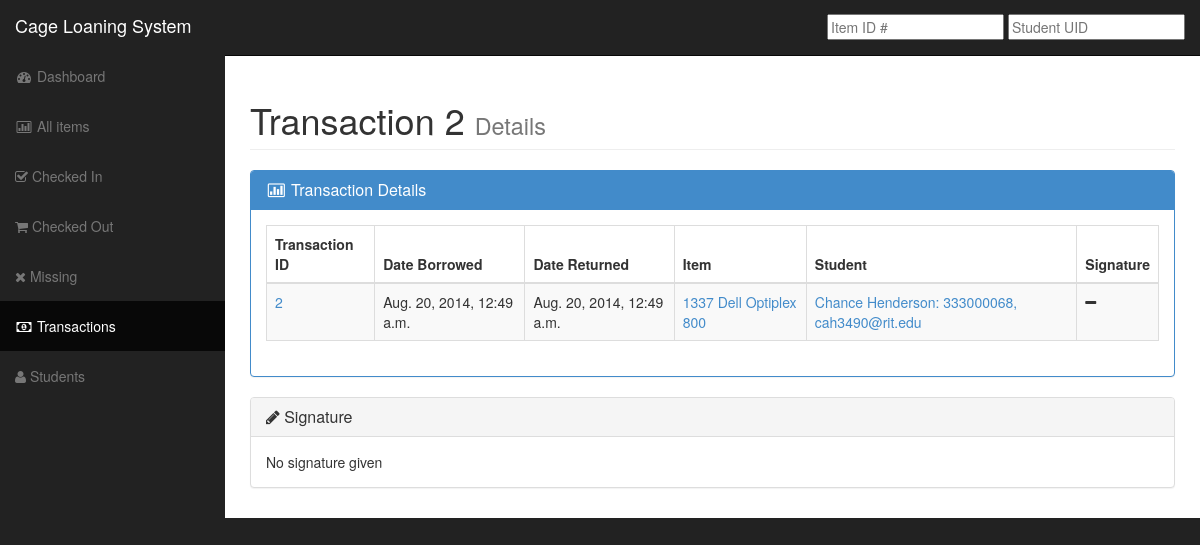
Screenshot of /transaction/2/ with the database file from the repository.
### cageInventory/models.py (models this page shows, shortened)
class Transaction(models.Model):
	student = models.ForeignKey(Student)
	this_item = models.ForeignKey(Item)
	start_date = models.DateTimeField()
	end_date = models.DateTimeField(null=True,blank=True)
	signature = models.ImageField(null=True,blank=True,upload_to="signatures")

class Item(models.Model):
	status = models.NullBooleanField(default=True)
	id_num = models.CharField(max_length=20,null=True,blank=True)
	model = models.ForeignKey(Model)
	def __str__(self):
		return str(self.id_num) + " " + str(self.model)

class Model(models.Model):
	mfr = models.ForeignKey(Mfr)
	model_name = models.CharField(max_length=100)
	value = models.IntegerField(null=True,blank=True)
	def __str__(self):
		return str(self.mfr) + " " + str(self.model_name)

class Mfr(models.Model):
	name = models.CharField(max_length=100)
	def __str__(self):
		return str(self.name)

class Student(models.Model):
	first_name = models.CharField(max_length=50)
	last_name = models.CharField(max_length=50)
	uid = models.CharField(max_length=9, null=True, blank=True)
	username = models.CharField(max_length=7, null=True, blank=True)
	year = models.CharField(max_length=1,null=True,blank=True)
	email = models.CharField(max_length=50,null=True,blank=True)
	major = models.ForeignKey(Major, blank=True, null=True)
	def __str__(self):
		retstr = str(self.first_name) + " " + str(self.last_name)
		if self.uid:
			retstr += ": " + str(self.uid)
		if self.email:
			retstr += ", " + str(self.email)
		return retstr

### cageInventory/views.py (the view)
# urls.py: url(r'^transaction/(?P<item_id>\d+)/$','cageInventory.views.transaction_detail'),
def transaction_detail(request, item_id):
	return render_to_response('cageInventory/transaction_detail.html',{'item':Transaction.objects.get(id=item_id)})

### templates/cageInventory/transaction_detail.html (shortened to what this page needs)
{% extends 'cageInventory/base.html' %}
{% load static from staticfiles %}
{% block transactive %}
class="active"
{% endblock %}
{% block content %}
<div class="row">
    <div class="col-lg-12">
        <h1 class="page-header">
            Transaction {{item.id}} <small>Details</small>
        </h1>
    </div>
</div>
<div class="row">
    <div class="col-lg-12">
        <div class="panel panel-primary">
            <div class="panel-heading">
                <h3 class="panel-title"><i class="fa fa-fw fa-bar-chart-o"></i> Transaction Details</h3>
            </div>
            <div class="panel-body">
                <div class="table-responsive">
                    <table class="table table-bordered table-hover table-striped">
                        <thead>
                            <tr>
                                <th>Transaction ID</th>
                                <th>Date Borrowed </th>
                                <th>Date Returned </th>
                                <th>Item </th>
                                <th>Student </th>
                                <th>Signature</th>
                            </tr>
                        </thead>
                        <tbody>
                            <tr>
                                <td><a href="/transaction/{{item.id}}/">{{item.id}}</a></td>
                                <td>{{item.start_date}}</td>
                                <td>{% if item.end_date %}{{item.end_date}}{% else %}<i class="fa fa-minus"></i>{% endif %}</td>
                                <td><a href="/item/{{item.this_item.id}}/">{{item.this_item}}</a></td>
                                <td><a href="/student/{{item.student.id}}/">{{item.student}}</a></td>
                                <td>{% if item.signature %} <i class="fa fa-check"></i> {% else %}<i class="fa fa-minus"></i>{% endif %}</td>
                            </tr>
                        </tbody>
                    </table>
                </div>
            </div>
        </div>
    </div>
</div>
<div class="row">
    <div class="col-lg-12">
        <div class="panel panel-default">
            <div class="panel-heading">
                <h3 class="panel-title"><i class="fa fa-pencil"></i> Signature</h3>
            </div>
            <div class="panel-body">
                <div class="table-responsive">
                    {% if item.signature %}<img src="{% static item.signature %}">
                    {% else %} No signature given {% endif %}
                </div>
            </div>
        </div>
    </div>
</div>
{% endblock %}

### static/css/sb-admin.css (style rules this page uses)
body { margin-top: 100px; background-color: #222; }
@media (min-width:768px) { body { margin-top: 50px; } }

### rows the page displays
Transaction: id "2", start_date "Aug. 20, 2014, 12:49 a.m.", end_date "Aug. 20, 2014, 12:49 a.m.", this_item "1337 Dell Optiplex 800", student "Chance Henderson: 333000068, cah3490@rit.edu"
